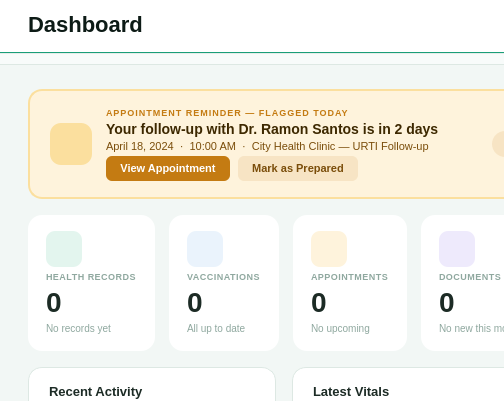
<?xml version='1.0' encoding='utf-8'?>
<ui version="4.0">
 <class>PageDashboard</class>
 <widget class="QWidget" name="PageDashboard">
  <property name="styleSheet">
   <string>
    QWidget { background-color: #F2F7F5; font-family: "Segoe UI", "SF Pro Display", sans-serif; }
    QLabel { background: transparent; }
    QFrame#card { background: #FFFFFF; border: 1px solid #DDE8E3; border-radius: 14px; }
    QFrame#reminderBanner { background: #FEF3DC; border: 1.5px solid #FBDF9E; border-radius: 14px; }
    QFrame#statCard { background: #FFFFFF; border: none; border-radius: 14px; }
    QFrame#cardActivity:hover, QFrame#cardVitals:hover,
    QFrame#cardAppt:hover, QFrame#cardVaccine:hover,
    QFrame#statCard1:hover, QFrame#statCard2:hover,
    QFrame#statCard3:hover, QFrame#statCard4:hover { background: #F8FBFA; }
   </string>
  </property>
  <layout class="QVBoxLayout" name="dashLayout">
   <property name="spacing">
    <number>0</number>
   </property>
   <property name="leftMargin">
    <number>0</number>
   </property>
   <property name="topMargin">
    <number>0</number>
   </property>
   <property name="rightMargin">
    <number>0</number>
   </property>
   <property name="bottomMargin">
    <number>0</number>
   </property>
   <item>
    <widget class="QFrame" name="topbar">
     <property name="styleSheet">
      <string>QFrame#topbar { background: #FFFFFF; border-bottom: 1px solid #1A9E78; }</string>
     </property>
      <property name="minimumHeight"><number>72</number></property>
      <property name="maximumHeight"><number>72</number></property>
     <layout class="QHBoxLayout" name="topbarLayout">
      <property name="leftMargin">
       <number>28</number>
      </property>
       <property name="topMargin">
        <number>12</number>
       </property>
       <property name="rightMargin">
        <number>28</number>
       </property>
       <property name="bottomMargin">
        <number>0</number>
       </property>
      <item>
       <layout class="QVBoxLayout">
        <property name="spacing">
         <number>1</number>
        </property>
        <item>
         <widget class="QLabel" name="topTitle">
          <property name="styleSheet">
            <string>QLabel { font-size: 22px; font-weight: bold; color: #0D1B16; }</string>
           </property>
           <property name="text">
            <string>Dashboard</string>
           </property>
          </widget>
         </item>
         <item>
           <widget class="QLabel" name="topSub">
            <property name="styleSheet">
             <string>QLabel { font-size: 13px; color: #5A7A6A; }</string>
           </property>
            <property name="text">
             <string></string>
            </property>
          </widget>
        </item>
       </layout>
      </item>

     </layout>
     </widget>
    </item>
    <item>
     <widget class="QFrame" name="toolbar">
      <property name="styleSheet">
       <string>QFrame#toolbar { background: #F8FBFA; border-bottom: 1px solid #DDE8E3; border-top: 1px solid #E4EDE9; }</string>
      </property>
      <property name="minimumHeight"><number>48</number></property>
      <property name="maximumHeight"><number>48</number></property>
      <layout class="QHBoxLayout">
       <property name="leftMargin"><number>28</number></property>
       <property name="topMargin"><number>10</number></property>
       <property name="rightMargin"><number>28</number></property>
       <property name="bottomMargin"><number>0</number></property>
        <item>
         <spacer>
         <property name="orientation">
          <enum>Qt::Horizontal</enum>
         </property>
         <property name="sizeHint" stdset="0">
          <size>
           <width>0</width>
           <height>0</height>
          </size>
         </property>
        </spacer>
       </item>
      </layout>
     </widget>
    </item>
    <item>
     <widget class="QScrollArea" name="scrollArea">
      <property name="styleSheet">
       <string>QScrollArea { background: #F2F7F5; border: none; }</string>
      </property>
      <property name="frameShape">
       <enum>QFrame::Shape::NoFrame</enum>
      </property>
      <property name="widgetResizable">
       <bool>true</bool>
      </property>
      <property name="verticalScrollBarPolicy">
       <enum>Qt::ScrollBarPolicy::ScrollBarAlwaysOff</enum>
      </property>
      <property name="horizontalScrollBarPolicy">
       <enum>Qt::ScrollBarPolicy::ScrollBarAlwaysOff</enum>
      </property>
      <widget class="QWidget" name="scrollContent">
      <layout class="QVBoxLayout" name="contentLayout">
       <property name="spacing">
        <number>16</number>
       </property>
       <property name="leftMargin">
        <number>28</number>
       </property>
       <property name="topMargin">
        <number>24</number>
       </property>
       <property name="rightMargin">
        <number>28</number>
       </property>
       <property name="bottomMargin">
        <number>28</number>
       </property>
       <item>
        <widget class="QFrame" name="reminderBanner">
         <property name="styleSheet">
          <string>
           QFrame#reminderBanner { background: #FEF3DC; border: 1.5px solid #FBDF9E; border-radius: 14px; }
          </string>
         </property>
         <layout class="QHBoxLayout" name="bannerLayout">
          <property name="spacing">
           <number>14</number>
          </property>
          <property name="leftMargin">
           <number>20</number>
          </property>
          <property name="topMargin">
           <number>16</number>
          </property>
          <property name="rightMargin">
           <number>20</number>
          </property>
          <property name="bottomMargin">
           <number>16</number>
          </property>
          <item>
           <widget class="QLabel" name="bannerIcon">
            <property name="minimumSize">
             <size>
              <width>42</width>
              <height>42</height>
             </size>
            </property>
            <property name="maximumSize">
             <size>
              <width>42</width>
              <height>42</height>
             </size>
            </property>
            <property name="styleSheet">
             <string>QLabel { background: #FBDF9E; border-radius: 11px;
    }</string>
            </property>
            <property name="pixmap"><pixmap><normaloff>../assets/ic_bell.svg</normaloff>../assets/ic_bell.svg</pixmap></property>
     <property name="scaledContents"><bool>true</bool></property>
            <property name="alignment">
             <set>Qt::AlignmentFlag::AlignCenter</set>
            </property>
           </widget>
          </item>
          <item>
           <layout class="QVBoxLayout">
            <property name="spacing">
             <number>3</number>
            </property>
            <item>
             <widget class="QLabel" name="bannerEyebrow">
              <property name="styleSheet">
               <string>QLabel { font-size: 9px; font-weight: bold; color: #C47B12; letter-spacing: 1px; }</string>
              </property>
              <property name="text">
               <string>APPOINTMENT REMINDER — FLAGGED TODAY</string>
              </property>
             </widget>
            </item>
            <item>
             <widget class="QLabel" name="bannerTitle">
              <property name="styleSheet">
               <string>QLabel { font-size: 14px; font-weight: bold; color: #3D2800; }</string>
              </property>
              <property name="text">
               <string>Your follow-up with Dr. Ramon Santos is in 2 days</string>
              </property>
             </widget>
            </item>
            <item>
             <widget class="QLabel" name="bannerSub">
              <property name="styleSheet">
               <string>QLabel { font-size: 11px; color: #7A4D0A; }</string>
              </property>
              <property name="text">
               <string>April 18, 2024  ·  10:00 AM  ·  City Health Clinic — URTI Follow-up</string>
              </property>
             </widget>
            </item>
            <item>
             <layout class="QHBoxLayout">
              <property name="spacing">
               <number>8</number>
              </property>
              <item>
               <widget class="QPushButton" name="btnViewAppt">
                <property name="cursor">
                 <cursorShape>PointingHandCursor</cursorShape>
                </property>
                <property name="styleSheet">
                 <string>QPushButton { background: #C47B12; color: #FFF; font-size: 11px; font-weight: 600; border: none; border-radius: 6px; padding: 6px 14px; } QPushButton:hover { background: #7A4D0A; }</string>
                </property>
                <property name="text">
                 <string>View Appointment</string>
                </property>
               </widget>
              </item>
              <item>
               <widget class="QPushButton" name="btnDismissReminder">
                <property name="cursor">
                 <cursorShape>PointingHandCursor</cursorShape>
                </property>
                <property name="styleSheet">
                 <string>QPushButton { background: rgba(196,123,18,0.12); color: #7A4D0A; font-size: 11px; font-weight: 600; border: none; border-radius: 6px; padding: 6px 14px; } QPushButton:hover { background: rgba(196,123,18,0.22); }</string>
                </property>
                <property name="text">
                 <string>Mark as Prepared</string>
                </property>
               </widget>
              </item>
              <item>
               <spacer>
                <property name="orientation">
                 <enum>Qt::Horizontal</enum>
                </property>
                <property name="sizeHint" stdset="0">
                 <size>
                  <width>0</width>
                  <height>0</height>
                 </size>
                </property>
               </spacer>
              </item>
             </layout>
            </item>
           </layout>
          </item>
          <item>
           <widget class="QPushButton" name="btnCloseBanner">
            <property name="minimumSize">
             <size>
              <width>26</width>
              <height>26</height>
             </size>
            </property>
            <property name="maximumSize">
             <size>
              <width>26</width>
              <height>26</height>
             </size>
            </property>
            <property name="cursor">
             <cursorShape>PointingHandCursor</cursorShape>
            </property>
            <property name="styleSheet">
             <string>QPushButton { background: rgba(196,123,18,0.12); color: #C47B12; border: none; border-radius: 13px; font-size: 13px; font-weight: bold; } QPushButton:hover { background: rgba(196,123,18,0.25); }</string>
            </property>
            <property name="text"><string></string></property>
           </widget>
          </item>
         </layout>
        </widget>
       </item>
       <item>
        <layout class="QHBoxLayout" name="statsRow">
         <property name="spacing">
          <number>14</number>
         </property>
         <item>
          <widget class="QFrame" name="statCard1">
           <property name="styleSheet">
            <string>QFrame { background: #FFFFFF; border: none; border-radius: 14px; }</string>
           </property>
           <layout class="QVBoxLayout">
            <property name="spacing">
             <number>4</number>
            </property>
            <property name="leftMargin">
             <number>18</number>
            </property>
            <property name="topMargin">
             <number>16</number>
            </property>
            <property name="rightMargin">
             <number>18</number>
            </property>
            <property name="bottomMargin">
             <number>16</number>
            </property>
            <item>
             <widget class="QLabel" name="stat1Icon">
              <property name="minimumSize">
               <size>
                <width>36</width>
                <height>36</height>
               </size>
              </property>
              <property name="maximumSize">
               <size>
                <width>36</width>
                <height>36</height>
               </size>
              </property>
              <property name="styleSheet">
               <string>QLabel { background: #E3F5EE; border-radius: 9px;
    padding: 4px; }</string>
              </property>
              <property name="pixmap"><pixmap><normaloff>../assets/ic_document.svg</normaloff>../assets/ic_document.svg</pixmap></property>
     <property name="scaledContents"><bool>true</bool></property>
              <property name="alignment">
               <set>Qt::AlignmentFlag::AlignLeading</set>
              </property>
             </widget>
            </item>
            <item>
             <widget class="QLabel" name="stat1Label">
              <property name="styleSheet">
               <string>QLabel { font-size: 9px; font-weight: bold; color: #8FA89F; letter-spacing: 0.5px; }</string>
              </property>
              <property name="text">
               <string>HEALTH RECORDS</string>
              </property>
             </widget>
            </item>
             <item>
              <widget class="QLabel" name="stat1Value">
               <property name="styleSheet">
                <string>QLabel { font-size: 28px; font-weight: bold; color: #1C2B25; }</string>
               </property>
               <property name="text">
                <string>0</string>
               </property>
              </widget>
             </item>
             <item>
              <widget class="QLabel" name="stat1Sub">
               <property name="styleSheet">
                <string>QLabel { font-size: 10px; color: #8FA89F; }</string>
               </property>
               <property name="text">
                <string>No records yet</string>
               </property>
              </widget>
             </item>
           </layout>
          </widget>
         </item>
         <item>
          <widget class="QFrame" name="statCard2">
           <property name="styleSheet">
            <string>QFrame { background: #FFFFFF; border: none; border-radius: 14px; }</string>
           </property>
           <layout class="QVBoxLayout">
            <property name="spacing">
             <number>4</number>
            </property>
            <property name="leftMargin">
             <number>18</number>
            </property>
            <property name="topMargin">
             <number>16</number>
            </property>
            <property name="rightMargin">
             <number>18</number>
            </property>
            <property name="bottomMargin">
             <number>16</number>
            </property>
            <item>
             <widget class="QLabel" name="stat2Icon">
              <property name="minimumSize">
               <size>
                <width>36</width>
                <height>36</height>
               </size>
              </property>
              <property name="maximumSize">
               <size>
                <width>36</width>
                <height>36</height>
               </size>
              </property>
              <property name="styleSheet">
               <string>QLabel { background: #EAF3FC; border-radius: 9px;
    padding: 4px; }</string>
              </property>
              <property name="pixmap"><pixmap><normaloff>../assets/ic_vaccine.svg</normaloff>../assets/ic_vaccine.svg</pixmap></property>
     <property name="scaledContents"><bool>true</bool></property>
             </widget>
            </item>
            <item>
             <widget class="QLabel" name="stat2Label">
              <property name="styleSheet">
               <string>QLabel { font-size: 9px; font-weight: bold; color: #8FA89F; letter-spacing: 0.5px; }</string>
              </property>
              <property name="text">
               <string>VACCINATIONS</string>
              </property>
             </widget>
            </item>
            <item>
             <widget class="QLabel" name="stat2Value">
              <property name="styleSheet">
               <string>QLabel { font-size: 28px; font-weight: bold; color: #1C2B25; }</string>
              </property>
               <property name="text">
                <string>0</string>
               </property>
              </widget>
             </item>
             <item>
              <widget class="QLabel" name="stat2Sub">
               <property name="styleSheet">
                <string>QLabel { font-size: 10px; color: #8FA89F; }</string>
               </property>
               <property name="text">
                <string>All up to date</string>
              </property>
             </widget>
            </item>
           </layout>
          </widget>
         </item>
         <item>
          <widget class="QFrame" name="statCard3">
           <property name="styleSheet">
            <string>QFrame { background: #FFFFFF; border: none; border-radius: 14px; }</string>
           </property>
           <layout class="QVBoxLayout">
            <property name="spacing">
             <number>4</number>
            </property>
            <property name="leftMargin">
             <number>18</number>
            </property>
            <property name="topMargin">
             <number>16</number>
            </property>
            <property name="rightMargin">
             <number>18</number>
            </property>
            <property name="bottomMargin">
             <number>16</number>
            </property>
            <item>
             <widget class="QLabel" name="stat3Icon">
              <property name="minimumSize">
               <size>
                <width>36</width>
                <height>36</height>
               </size>
              </property>
              <property name="maximumSize">
               <size>
                <width>36</width>
                <height>36</height>
               </size>
              </property>
              <property name="styleSheet">
               <string>QLabel { background: #FEF3DC; border-radius: 9px;
    padding: 4px; }</string>
              </property>
              <property name="pixmap"><pixmap><normaloff>../assets/ic_calendar.svg</normaloff>../assets/ic_calendar.svg</pixmap></property>
     <property name="scaledContents"><bool>true</bool></property>
             </widget>
            </item>
            <item>
             <widget class="QLabel" name="stat3Label">
              <property name="styleSheet">
               <string>QLabel { font-size: 9px; font-weight: bold; color: #8FA89F; letter-spacing: 0.5px; }</string>
              </property>
              <property name="text">
               <string>APPOINTMENTS</string>
              </property>
             </widget>
            </item>
            <item>
             <widget class="QLabel" name="stat3Value">
              <property name="styleSheet">
               <string>QLabel { font-size: 28px; font-weight: bold; color: #1C2B25; }</string>
              </property>
               <property name="text">
                <string>0</string>
               </property>
              </widget>
             </item>
             <item>
              <widget class="QLabel" name="stat3Sub">
               <property name="styleSheet">
                <string>QLabel { font-size: 10px; color: #8FA89F; }</string>
               </property>
               <property name="text">
                <string>No upcoming</string>
              </property>
             </widget>
            </item>
           </layout>
          </widget>
         </item>
         <item>
          <widget class="QFrame" name="statCard4">
           <property name="styleSheet">
            <string>QFrame { background: #FFFFFF; border: none; border-radius: 14px; }</string>
           </property>
           <layout class="QVBoxLayout">
            <property name="spacing">
             <number>4</number>
            </property>
            <property name="leftMargin">
             <number>18</number>
            </property>
            <property name="topMargin">
             <number>16</number>
            </property>
            <property name="rightMargin">
             <number>18</number>
            </property>
            <property name="bottomMargin">
             <number>16</number>
            </property>
            <item>
             <widget class="QLabel" name="stat4Icon">
              <property name="minimumSize">
               <size>
                <width>36</width>
                <height>36</height>
               </size>
              </property>
              <property name="maximumSize">
               <size>
                <width>36</width>
                <height>36</height>
               </size>
              </property>
              <property name="styleSheet">
               <string>QLabel { background: #EEEAFC; border-radius: 9px;
    padding: 4px; }</string>
              </property>
              <property name="pixmap"><pixmap><normaloff>../assets/ic_folder.svg</normaloff>../assets/ic_folder.svg</pixmap></property>
     <property name="scaledContents"><bool>true</bool></property>
             </widget>
            </item>
            <item>
             <widget class="QLabel" name="stat4Label">
              <property name="styleSheet">
               <string>QLabel { font-size: 9px; font-weight: bold; color: #8FA89F; letter-spacing: 0.5px; }</string>
              </property>
              <property name="text">
               <string>DOCUMENTS</string>
              </property>
             </widget>
            </item>
            <item>
             <widget class="QLabel" name="stat4Value">
              <property name="styleSheet">
               <string>QLabel { font-size: 28px; font-weight: bold; color: #1C2B25; }</string>
              </property>
               <property name="text">
                <string>0</string>
               </property>
              </widget>
             </item>
             <item>
              <widget class="QLabel" name="stat4Sub">
               <property name="styleSheet">
                <string>QLabel { font-size: 10px; color: #8FA89F; }</string>
               </property>
               <property name="text">
                <string>No new this month</string>
              </property>
             </widget>
            </item>
           </layout>
          </widget>
         </item>
        </layout>
       </item>
       <item>
        <layout class="QHBoxLayout" name="midRow">
         <property name="spacing">
          <number>16</number>
         </property>
         <item>
          <widget class="QFrame" name="cardActivity">
           <property name="minimumSize">
            <size><width>0</width><height>220</height></size>
           </property>
           <property name="styleSheet">
            <string>QFrame#cardActivity { background: #FFFFFF; border: 1px solid #DDE8E3; border-radius: 14px; }</string>
           </property>
           <layout class="QVBoxLayout">
            <property name="spacing">
             <number>0</number>
            </property>
            <property name="leftMargin">
             <number>0</number>
            </property>
            <property name="topMargin">
             <number>0</number>
            </property>
            <property name="rightMargin">
             <number>0</number>
            </property>
            <property name="bottomMargin">
             <number>0</number>
            </property>
            <item>
             <layout class="QHBoxLayout">
              <property name="leftMargin">
               <number>20</number>
              </property>
              <property name="topMargin">
               <number>16</number>
              </property>
              <property name="rightMargin">
               <number>20</number>
              </property>
              <property name="bottomMargin">
               <number>14</number>
              </property>
              <item>
               <widget class="QLabel" name="actTitle">
                <property name="styleSheet">
                 <string>QLabel { font-size: 13px; font-weight: bold; color: #1C2B25; }</string>
                </property>
                <property name="text">
                 <string>Recent Activity</string>
                </property>
               </widget>
              </item>
              <item>
               <spacer>
                <property name="orientation">
                 <enum>Qt::Horizontal</enum>
                </property>
                <property name="sizeHint" stdset="0">
                 <size>
                  <width>0</width>
                  <height>0</height>
                 </size>
                </property>
               </spacer>
              </item>

              </layout>
             </item>
             <item>
              <widget class="QFrame" name="actDivider">
               <property name="styleSheet">
                <string>QFrame { color: #DDE8E3; }</string>
               </property>
               <property name="frameShape">
                <enum>QFrame::Shape::HLine</enum>
               </property>
              </widget>
             </item>
             <item>
              <widget class="QListWidget" name="activityList">
               <property name="styleSheet">
                <string>
                 QListWidget { background: transparent; border: none; outline: none; }
                 QListWidget::item { padding: 10px 20px; border-bottom: 1px solid #DDE8E3; color: #1C2B25; font-size: 12px; }
                 QListWidget::item:hover { background: #F8FBFA; }
                 QListWidget::item:selected { background: #E3F5EE; color: #1C2B25; }
                </string>
               </property>
              <property name="frameShape">
               <enum>QFrame::Shape::NoFrame</enum>
              </property>

              </widget>
            </item>
           </layout>
          </widget>
         </item>
         <item>
          <widget class="QFrame" name="cardVitals">
           <property name="minimumSize">
            <size><width>0</width><height>220</height></size>
           </property>
           <property name="styleSheet">
            <string>QFrame#cardVitals { background: #FFFFFF; border: 1px solid #DDE8E3; border-radius: 14px; }</string>
           </property>
           <layout class="QVBoxLayout">
            <property name="spacing">
             <number>0</number>
            </property>
            <property name="leftMargin">
             <number>0</number>
            </property>
            <property name="topMargin">
             <number>0</number>
            </property>
            <property name="rightMargin">
             <number>0</number>
            </property>
            <property name="bottomMargin">
             <number>0</number>
            </property>
            <item>
             <layout class="QHBoxLayout">
              <property name="leftMargin">
               <number>20</number>
              </property>
              <property name="topMargin">
               <number>16</number>
              </property>
              <property name="rightMargin">
               <number>20</number>
              </property>
              <property name="bottomMargin">
               <number>14</number>
              </property>
              <item>
               <widget class="QLabel" name="vitalsTitle">
                <property name="styleSheet">
                 <string>QLabel { font-size: 13px; font-weight: bold; color: #1C2B25; }</string>
                </property>
                <property name="text">
                 <string>Latest Vitals</string>
                </property>
               </widget>
              </item>
                </layout>
             </item>
             <item>
              <widget class="QFrame" name="vitalsDivider">
               <property name="styleSheet">
                <string>QFrame { color: #DDE8E3; }</string>
               </property>
               <property name="frameShape">
                <enum>QFrame::Shape::HLine</enum>
               </property>
              </widget>
             </item>
             <item>
              <widget class="QTableWidget" name="vitalsTable">
               <property name="styleSheet">
                <string>
                 QTableWidget { background: transparent; border: none; font-size: 12px; gridline-color: #DDE8E3; }
                 QTableWidget::item { padding: 8px 20px; border-bottom: 1px solid #DDE8E3; color: #1C2B25; }
                 QHeaderView { display: none; }
                 QHeaderView::section { background: transparent; border: none; font-size: 10px; color: #8FA89F; padding: 6px 20px; }
                </string>
               </property>
              <property name="frameShape">
               <enum>QFrame::Shape::NoFrame</enum>
              </property>
              <property name="verticalScrollBarPolicy">
               <enum>Qt::ScrollBarPolicy::ScrollBarAlwaysOff</enum>
              </property>
              <property name="horizontalScrollBarPolicy">
               <enum>Qt::ScrollBarPolicy::ScrollBarAlwaysOff</enum>
              </property>
               <property name="showGrid">
                <bool>false</bool>
               </property>
               <property name="rowCount">
                <number>0</number>
               </property>
               <property name="columnCount">
                <number>0</number>
               </property>
              </widget>
            </item>
           </layout>
          </widget>
         </item>
        </layout>
       </item>
       <item>
        <layout class="QHBoxLayout" name="bottomRow">
         <property name="spacing">
          <number>16</number>
         </property>
         <item>
          <widget class="QFrame" name="cardAppt">
           <property name="minimumSize">
            <size><width>0</width><height>200</height></size>
           </property>
           <property name="styleSheet">
            <string>QFrame#cardAppt { background: #FFFFFF; border: 1px solid #DDE8E3; border-radius: 14px; }</string>
           </property>
           <layout class="QVBoxLayout">
            <property name="spacing">
             <number>0</number>
            </property>
            <property name="leftMargin">
             <number>0</number>
            </property>
            <property name="topMargin">
             <number>0</number>
            </property>
            <property name="rightMargin">
             <number>0</number>
            </property>
            <property name="bottomMargin">
             <number>0</number>
            </property>
            <item>
             <layout class="QHBoxLayout">
              <property name="leftMargin">
               <number>20</number>
              </property>
              <property name="topMargin">
               <number>16</number>
              </property>
              <property name="rightMargin">
               <number>20</number>
              </property>
              <property name="bottomMargin">
               <number>14</number>
              </property>
              <item>
               <widget class="QLabel" name="apptTitle">
                <property name="styleSheet">
                 <string>QLabel { font-size: 13px; font-weight: bold; color: #1C2B25; }</string>
                </property>
                <property name="text">
                 <string>Upcoming Appointment</string>
                </property>
               </widget>
              </item>
              <item>
               <spacer>
                <property name="orientation">
                 <enum>Qt::Horizontal</enum>
                </property>
                <property name="sizeHint" stdset="0">
                 <size>
                  <width>0</width>
                  <height>0</height>
                 </size>
                </property>
               </spacer>
              </item>
             </layout>
            </item>
             <item>
              <widget class="QFrame" name="frame">
               <property name="styleSheet">
                <string>QFrame { color: #DDE8E3; }</string>
               </property>
               <property name="frameShape">
                <enum>QFrame::Shape::HLine</enum>
               </property>
              </widget>
             </item>
             <item>
              <layout class="QHBoxLayout">
               <property name="spacing">
                <number>14</number>
               </property>
               <property name="leftMargin">
                <number>20</number>
               </property>
               <property name="topMargin">
                <number>14</number>
               </property>
               <property name="rightMargin">
                <number>20</number>
               </property>
               <property name="bottomMargin">
                <number>14</number>
               </property>
              <item>
               <layout class="QVBoxLayout">
                <property name="spacing">
                 <number>0</number>
                </property>
                <item>
                 <widget class="QLabel" name="apptDay">
                  <property name="styleSheet">
                   <string>QLabel { font-size: 26px; font-weight: 800; color: #1C2B25; }</string>
                  </property>
                  <property name="text">
                <string>�</string>
               </property>
              </widget>
             </item>
             <item>
              <widget class="QLabel" name="apptMonth">
               <property name="styleSheet">
                <string>QLabel { font-size: 9px; color: #8FA89F; letter-spacing: 0.5px; font-weight: 600; }</string>
               </property>
               <property name="text">
                <string></string>
                  </property>
                 </widget>
                </item>
               </layout>
              </item>
              <item>
               <layout class="QVBoxLayout">
                <property name="spacing">
                 <number>3</number>
                </property>
                <item>
                 <widget class="QLabel" name="apptDoctor">
                  <property name="styleSheet">
                   <string>QLabel { font-size: 13px; font-weight: bold; color: #1C2B25; }</string>
                  </property>
                  <property name="text">
                <string>No upcoming appointments</string>
               </property>
                 </widget>
                </item>
                <item>
                 <widget class="QLabel" name="apptNote">
                  <property name="styleSheet">
                   <string>QLabel { font-size: 11px; color: #546860; }</string>
                  </property>
                  <property name="text">
                <string></string>
               </property>
                 </widget>
                </item>
                <item>
                 <widget class="QLabel" name="apptRemind">
                  <property name="styleSheet">
                   <string>QLabel { font-size: 10px; color: #C47B12; font-weight: 600; }</string>
                  </property>
                  <property name="text">
                <string></string>
               </property>
                 </widget>
                </item>
               </layout>
              </item>
              <item>
               <spacer>
                <property name="orientation">
                 <enum>Qt::Horizontal</enum>
                </property>
                <property name="sizeHint" stdset="0">
                 <size>
                  <width>0</width>
                  <height>0</height>
                 </size>
                </property>
               </spacer>
              </item>
              <item>
               <widget class="QLabel" name="apptTime">
                <property name="styleSheet">
                 <string>QLabel { font-size: 11px; color: #8FA89F; }</string>
                </property>
                <property name="text">
                <string></string>
               </property>
               </widget>
              </item>
             </layout>
            </item>
           </layout>
          </widget>
         </item>
         <item>
          <widget class="QFrame" name="cardVaccine">
           <property name="minimumSize">
            <size><width>0</width><height>200</height></size>
           </property>
           <property name="styleSheet">
            <string>QFrame#cardVaccine { background: #FFFFFF; border: 1px solid #DDE8E3; border-radius: 14px; }</string>
           </property>
           <layout class="QVBoxLayout">
            <property name="spacing">
             <number>0</number>
            </property>
            <property name="leftMargin">
             <number>0</number>
            </property>
            <property name="topMargin">
             <number>0</number>
            </property>
            <property name="rightMargin">
             <number>0</number>
            </property>
            <property name="bottomMargin">
             <number>0</number>
            </property>
            <item>
             <layout class="QHBoxLayout">
              <property name="leftMargin">
               <number>20</number>
              </property>
              <property name="topMargin">
               <number>16</number>
              </property>
              <property name="rightMargin">
               <number>20</number>
              </property>
              <property name="bottomMargin">
               <number>14</number>
              </property>
              <item>
               <widget class="QLabel" name="vaccTitle">
                <property name="styleSheet">
                 <string>QLabel { font-size: 13px; font-weight: bold; color: #1C2B25; }</string>
                </property>
                <property name="text">
                 <string>Vaccine Progress</string>
                </property>
               </widget>
              </item>
              <item>
               <spacer>
                <property name="orientation">
                 <enum>Qt::Horizontal</enum>
                </property>
                <property name="sizeHint" stdset="0">
                 <size>
                  <width>0</width>
                  <height>0</height>
                 </size>
                </property>
               </spacer>
              </item>
              <item>
                <widget class="QPushButton" name="btnViewVacc">
                 <property name="cursor">
                  <cursorShape>PointingHandCursor</cursorShape>
                 </property>
                 <property name="styleSheet">
                  <string>QPushButton { background: transparent; color: #1A9E78; font-size: 11px; font-weight: 600; border: none; } QPushButton:hover { color: #0D6B52; }</string>
                 </property>
                 <property name="text">
                  <string>View all</string>
                 </property>
                </widget>
              </item>
              </layout>
             </item>
             <item>
              <widget class="QFrame" name="frame">
               <property name="styleSheet">
                <string>QFrame { color: #DDE8E3; }</string>
               </property>
               <property name="frameShape">
                <enum>QFrame::Shape::HLine</enum>
               </property>
              </widget>
             </item>
             <item>
              <spacer>
               <property name="orientation">
                <enum>Qt::Vertical</enum>
               </property>
               <property name="sizeHint" stdset="0">
                <size>
                 <width>0</width>
                 <height>0</height>
                </size>
               </property>
              </spacer>
             </item>
            </layout>
           </widget>
          </item>
         </layout>
        </item>
        <item>
         <spacer>
          <property name="orientation">
           <enum>Qt::Vertical</enum>
          </property>
          <property name="sizeHint" stdset="0">
           <size>
            <width>0</width>
            <height>0</height>
           </size>
          </property>
         </spacer>
        </item>
       </layout>
      </widget>
     </widget>
    </item>
   </layout>
  </widget>
  <resources />
  <connections />
 </ui>
